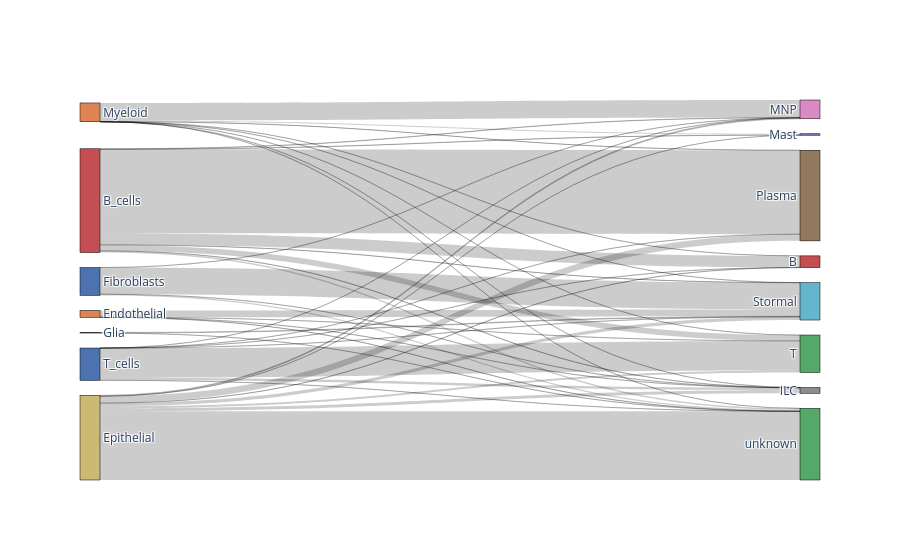
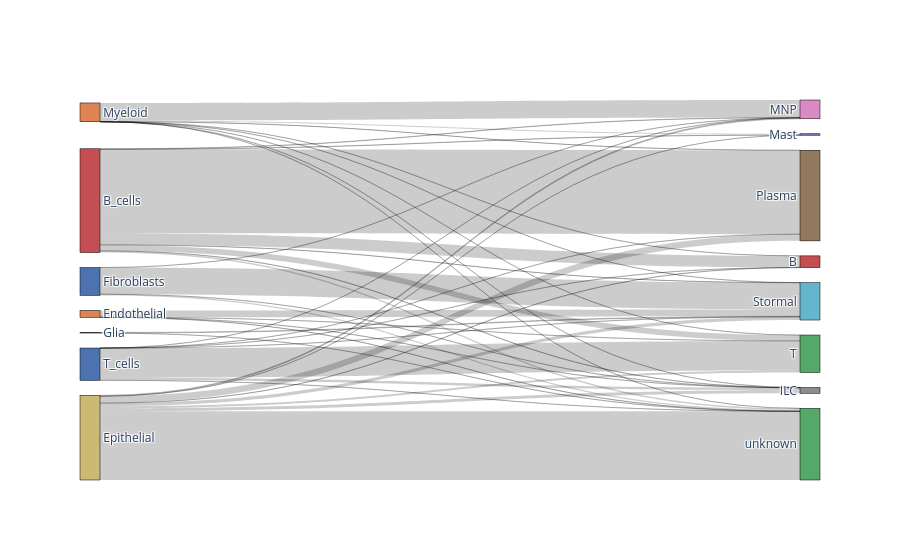

The notebook cell these images were saved under, in order:
### Code cell
%matplotlib inline

bc.tl.report(
    adata_pred=adata_predicted,
    celltype=celltype_test, 
    method=method, 
    analysis_name=analysis_name,
    train_datasets = adata_trains,
    test_dataset = adata_orig,
    merge = merge,
    name_prediction='auto_annot', 
    name_report='auto_annot', 
    use_raw=use_raw,
    remove_nonshared=True, 
    clustering='leiden', 
    asymmetric_matrix=True, 
    delimiter='\t', 
    verbose=True
)

### Figure 1 — Plotly figure (JSON) as saved in the notebook; plotly's stock layout.template omitted (floating-point values rounded to 4 significant figures)
{"data": [{"link": {"source": [2, 2, 2, 2, 2, 2, 2, 2, 3, 3, 3, 3, 1, 1, 1, 1, 4, 4, 6, 6, 6, 6, 6, 6, 6, 0, 0, 0, 0, 0, 0, 0, 0, 5, 5, 5, 5, 5, 5, 5, 5], "target": [14, 13, 11, 9, 10, 8, 7, 12, 14, 9, 8, 12, 14, 13, 8, 12, 14, 12, 14, 13, 11, 9, 8, 7, 12, 14, 13, 11, 9, 10, 8, 7, 12, 14, 13, 11, 9, 10, 8, 7, 12], "value": [37368, 1024, 3645, 523, 25, 1681, 90, 1746, 677, 2, 1, 14501, 85, 3, 1, 3728, 2, 324, 20, 16189, 7, 7, 1350, 11, 1, 859, 3155, 45690, 189, 108, 145, 6300, 52, 5, 26, 9, 9498, 662, 9, 8, 6]}, "node": {"color": ["#c44e52", "#dd8452", "#ccb974", "#4c72b0", "#8172b3", "#dd8452", "#4c72b0", "#c44e52", "#8c8c8c", "#da8bc3", "#8172b3", "#937860", "#64b5cd", "#55a868", "#55a868"], "label": ["B_cells", "Endothelial", "Epithelial", "Fibroblasts", "Glia", "Myeloid", "T_cells", "B", "ILC", "MNP", "Mast", "Plasma", "Stormal", "T", "unknown"], "line": {"color": "black", "width": 0.5}, "pad": 15, "thickness": 20}, "type": "sankey"}], "layout": {}}

### Figure 2 — Plotly figure (JSON) as saved in the notebook; plotly's stock layout.template omitted (floating-point values rounded to 4 significant figures)
{"data": [{"link": {"source": [2, 2, 2, 2, 2, 2, 2, 2, 3, 3, 3, 3, 1, 1, 1, 1, 4, 4, 6, 6, 6, 6, 6, 6, 6, 0, 0, 0, 0, 0, 0, 0, 0, 5, 5, 5, 5, 5, 5, 5, 5], "target": [14, 13, 11, 9, 10, 8, 7, 12, 14, 9, 8, 12, 14, 13, 8, 12, 14, 12, 14, 13, 11, 9, 8, 7, 12, 14, 13, 11, 9, 10, 8, 7, 12, 14, 13, 11, 9, 10, 8, 7, 12], "value": [37368, 1024, 3645, 523, 25, 1681, 90, 1746, 677, 2, 1, 14501, 85, 3, 1, 3728, 2, 324, 20, 16189, 7, 7, 1350, 11, 1, 859, 3155, 45690, 189, 108, 145, 6300, 52, 5, 26, 9, 9498, 662, 9, 8, 6]}, "node": {"color": ["#c44e52", "#dd8452", "#ccb974", "#4c72b0", "#8172b3", "#dd8452", "#4c72b0", "#c44e52", "#8c8c8c", "#da8bc3", "#8172b3", "#937860", "#64b5cd", "#55a868", "#55a868"], "label": ["B_cells", "Endothelial", "Epithelial", "Fibroblasts", "Glia", "Myeloid", "T_cells", "B", "ILC", "MNP", "Mast", "Plasma", "Stormal", "T", "unknown"], "line": {"color": "black", "width": 0.5}, "pad": 15, "thickness": 20}, "type": "sankey"}], "layout": {}}
